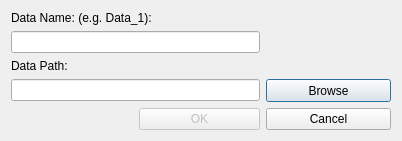
<?xml version="1.0" encoding="UTF-8"?>
<ui version="4.0">
 <class>LoadDataForm</class>
 <widget class="QDialog" name="LoadDataForm">
  <property name="windowModality">
   <enum>Qt::WindowModal</enum>
  </property>
  <property name="geometry">
   <rect>
    <x>0</x>
    <y>0</y>
    <width>402</width>
    <height>134</height>
   </rect>
  </property>
  <property name="minimumSize">
   <size>
    <width>0</width>
    <height>0</height>
   </size>
  </property>
  <property name="maximumSize">
   <size>
    <width>16777215</width>
    <height>16777215</height>
   </size>
  </property>
  <property name="windowTitle">
   <string>Load Data</string>
  </property>
  <property name="modal">
   <bool>true</bool>
  </property>
  <layout class="QGridLayout" name="gridLayout">
   <item row="0" column="0" colspan="2">
    <widget class="QLabel" name="label">
     <property name="text">
      <string>Data Name: (e.g. Data_1):</string>
     </property>
    </widget>
   </item>
   <item row="1" column="0" colspan="2">
    <widget class="QLineEdit" name="lineEditSysName"/>
   </item>
   <item row="2" column="0">
    <widget class="QLabel" name="label_4">
     <property name="text">
      <string>Data Path:</string>
     </property>
    </widget>
   </item>
   <item row="3" column="0" colspan="2">
    <widget class="QLineEdit" name="lineEditDataPath">
     <property name="readOnly">
      <bool>true</bool>
     </property>
    </widget>
   </item>
   <item row="3" column="2">
    <widget class="QPushButton" name="pushButtonBrowse">
     <property name="minimumSize">
      <size>
       <width>125</width>
       <height>23</height>
      </size>
     </property>
     <property name="maximumSize">
      <size>
       <width>125</width>
       <height>23</height>
      </size>
     </property>
     <property name="text">
      <string>Browse</string>
     </property>
    </widget>
   </item>
   <item row="4" column="1">
    <widget class="QPushButton" name="pushButtonOK">
     <property name="enabled">
      <bool>false</bool>
     </property>
     <property name="text">
      <string>OK</string>
     </property>
    </widget>
   </item>
   <item row="4" column="2">
    <widget class="QPushButton" name="pushButtonCancel">
     <property name="text">
      <string>Cancel</string>
     </property>
    </widget>
   </item>
  </layout>
 </widget>
 <resources/>
 <connections/>
</ui>
